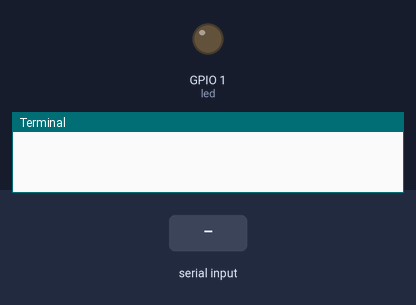
This program was run on a simulated Raspberry Pi (BCM pin numbers). Shown: output pins drawn as LEDs (lit = HIGH), the last lines printed to the terminal. The inputs (shaded band) are chosen by the test bench.

Above: at 1.2 s.
1.3 s: "1" received over the second serial link
At 2.4 s:
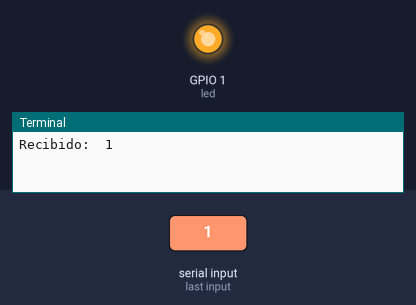
2.8 s: "0" received over the second serial link
At 3.6 s:
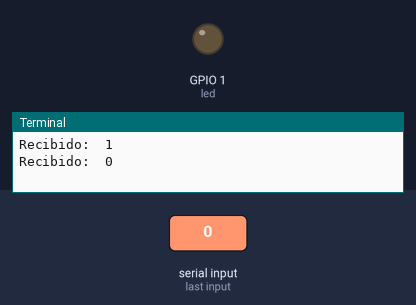
Timing chart, 0 to 5.8 s (numbered marks = the images above; inputs shaded):
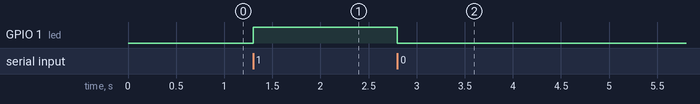

Measured:
- after the input at 1.3 s, GPIO 1 (led): LOW → HIGH at once
- after the input at 2.8 s, GPIO 1 (led): HIGH → LOW at once

The program:

serial_1.py
```python
import serial
import gpiozero

# Configuramos el puerto serie
TTY = '/dev/ttyACM0'  # usb
BAUDRATE = 9600
# Creamos la comunicación: 1 bit de stop, sin paridad
puerto_serie = serial.Serial(TTY, BAUDRATE)

# Configuración del pin GPIO1
led = gpiozero.DigitalOutputDevice("GPIO1")

while True:

    if puerto_serie.in_waiting > 0:
        # Leemos un byte
        data = puerto_serie.read(1).decode()
        puerto_serie.write(data.encode())
        print("Recibido: ", data)

        # Encendemos o apagamos el led
        if data == '1':
            led.on()
        elif data == '0':
            led.off()
        else:
            print("Mensaje no válido")
```
